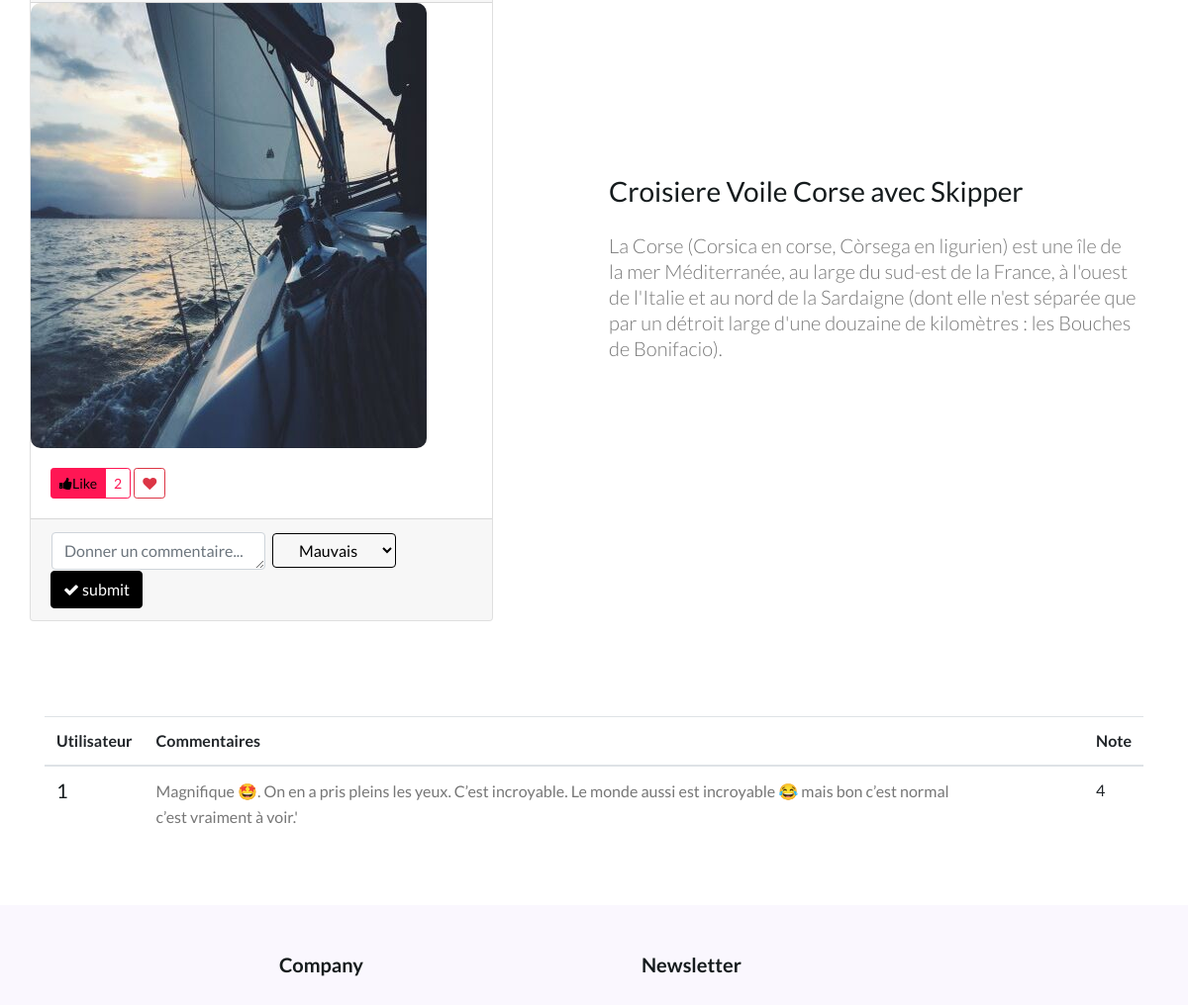
The app's page /detail/1 (signed in, middle part), older data.
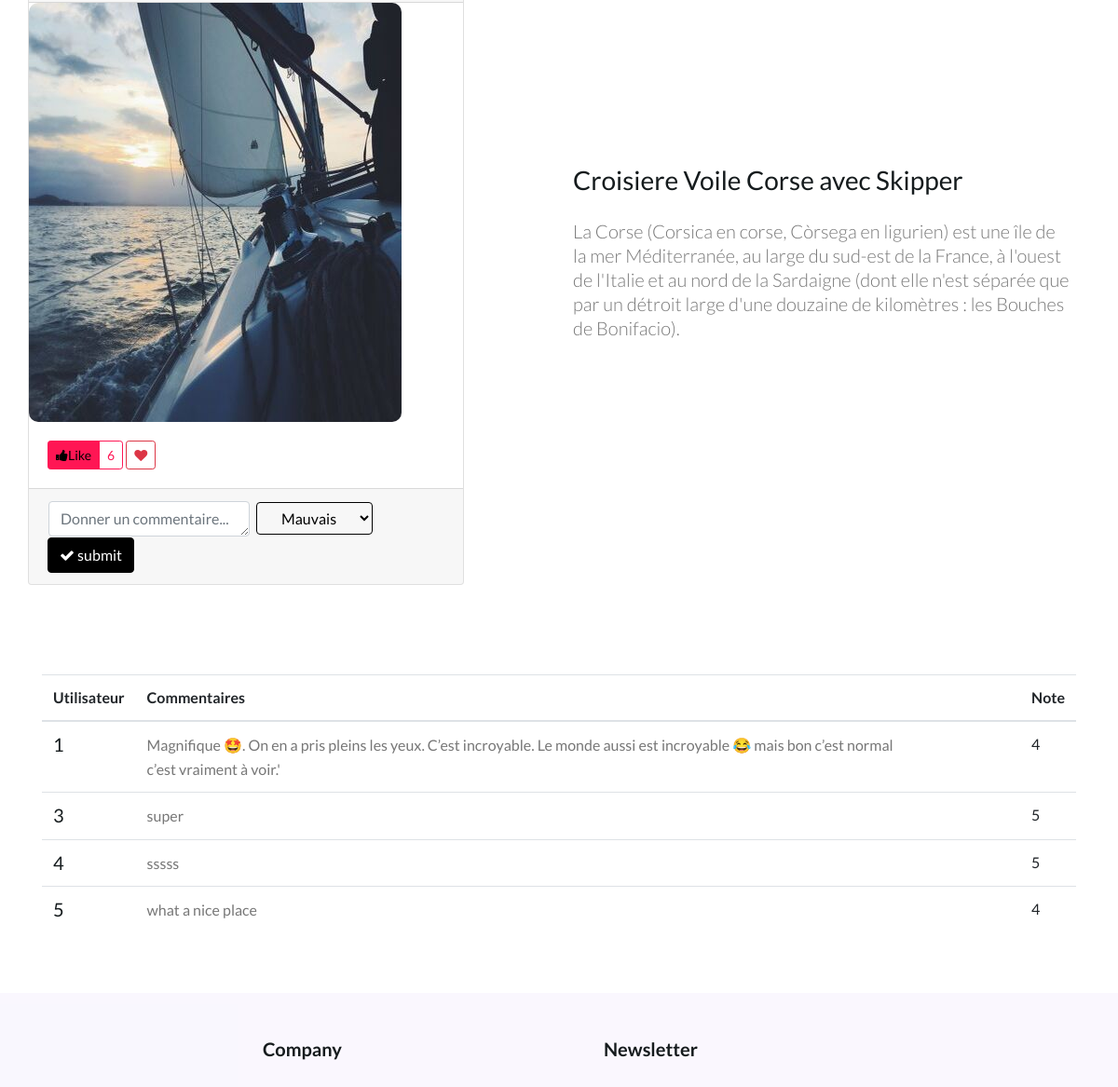
The same page, newer data.
### tables this page shows
CREATE TABLE Lieu(
idLieu INTEGER NOT NULL PRIMARY KEY,
nomLieu VARCHAR(255) NOT NULL,
descLieu VARCHAR(255), 
dureeConseillee INTEGER, 
prix INTEGER,
idVille INTEGER NOT NULL,
CONSTRAINT fk_Ville
	FOREIGN KEY (idVille)
	REFERENCES Ville(idVille)
	ON DELETE CASCADE
);

CREATE TABLE Commentaire(
idCo INTEGER NOT NULL PRIMARY KEY,
descCo VARCHAR (255), 
note INTEGER CHECK(note>=0 AND note<=5), 
idUti INTEGER NOT NULL, 
idLieu INTEGER NOT NULL, 
CONSTRAINT fk_Uti
	FOREIGN KEY(idUti)
	REFERENCES Utilisateur(idUti)
	ON DELETE CASCADE, 
CONSTRAINT fk_Lieu
	FOREIGN KEY(idLieu)
	REFERENCES Lieu(idLieu)
	ON DELETE CASCADE
);

### test.py (the view)
@app.route('/detail/<int:lieu_id>')
def detail_page(lieu_id):
    con = connection()
    query = f'''select nomLieu, descLieu, nomVille, idLieu from lieu, ville where lieu.idville = ville.idville and idLieu = {lieu_id};'''
    res = select_donne(con, query)
    query_nb_like = f'''select count(idLieu) from liker where idLieu = {lieu_id};'''
    print(res)
    nb_like = select_donne(connection(), query_nb_like)[0][0]
    like_flag = False
    if 'logged_in' in session.keys() and session['logged_in']:
        query_like = f'''select nb_like from liker where idLieu = {lieu_id} and idUti = {session['userid']};'''
        like = select_donne(connection(), query_like)
        if len(like) > 0:
            like_flag = True
        else:
            like_flag = False
    query_commentaire = f'''select idCo, note, descCo from commentaire where idLieu= {lieu_id};'''
    commentaires = select_donne(connection(), query_commentaire)
    path = f'assets/images/lieu/{lieu_id}.jpg'
    print("nubmer", nb_like)
    return render_template('detail.html', infos=res, path=path, nb=nb_like, like_flag=like_flag, commentaires=commentaires)

### test.py (called while the page is built)
def connection():
    if not os.path.exists('db/novage_db.sqlite3'):
        print(f"Le fichier {'db/novage_db.sqlite3'} n'existe pas")
        connection = None
    else:
        try:
            connection = sqlite3.connect('db/novage_db.sqlite3')
            print("Connection to SQLite réussi")
        except OSError as e:
            print(f"The error {e} occured")
    return connection

def select_donne(connect, query):
    cursor = connect.cursor()
    try:
        cursor.execute(query)
    except EOFError as e:
        print("Error execute query!")
    result = cursor.fetchall()
    connect.close()
    return result

### templates/detail.html (shortened to what this page needs)
{% extends "layout_contenu.html" %}
{% block bar %}
 <div class="grids-1 py-5">
      <div class="container">
        <div class="row cols-xs-space cols-sm-space align-items-center">
          <div class="col-lg-6 row">
              <div class="card">
                <div class="card-image">
                  <img src="{{ url_for('static', filename=path) }}" class="img-fluid">
                </div>
                <div class="card-body">
                    <div class="btn-group btn-action-label" role="group" aria-label="Like">
                        <button type="button" class="btn btn-sm btn-secondary btn-action"><a href="{{ url_for('add_like', lieu_id=infos[0][3]) }}"><i class="fa fa-thumbs-up"></i><span>Like</span></a></button>
                        <p class="btn btn-sm btn-outline-secondary btn-label">{{ nb }}</p>
                    </div>
                    <div class="btn-group btn-action-label" role="group" aria-label="Like">
                        <a href="{{ url_for('addfavos_page', lieu_id=infos[0][3]) }}" class="btn btn-sm btn-outline-danger btn-label"><i class="fa fa-heart"></i></a>
                    </div>
                  </div>
                <div class="card-footer">
                  <div class="row ">
                    <div class="col-10 ">
                      <form method="post" action="{{ url_for('add_comm', lieu_id=infos[0][3]) }}" class="card-comment-box" role="form">
                            <table>
                                <tr >
                                    <td ><textarea id="com" name="com" cols="30" rows="1" class="form-control textarea-autosize"
                          placeholder="Donner un commentaire..."></textarea></td>
                                    <td>&nbsp;</td>
                                    <td >
                                        <select name="note" class="btn btn-outline-primary dropdown-toggle" type="button" ></option>
                                            <option value="1">Mauvais</option>
                                        </select>
                                    </td>
                                </tr>
                            </table>
                          <button type="submit" class="btn btn-primary"><i id="addCom" class="fa fa-check"></i> submit</button>
                      </form>
                    </div>
                  </div>
                </div>
              </div>
          </div>
          <div class="col-lg-6 ml-lg-auto">
              <h3 class="heading h3">
                {{ infos[0][0] }}
              </h3>
              <p class="lead text-gray mt-4">{{ infos[0][1] }}
              </p>
          </div>
        </div>
      </div>
  </div>
  <section class="grids-1 py-5">
    <div class="container img-center">
    <table class="table table-hover table-cards align-items-center">
    <thead>
        <tr>
            <th scope="col">Utilisateur</th>
            <th scope="col">Commentaires</th>
            <th scope="col">Note</th>
        </tr>
    </thead>
    <tbody>
    {% for com in commentaires %}
        <tr class="bg-white">
            <th scope="row">
                <div class="media align-items-center">
                    <div class="media-body">
                        <h6 class="h5 font-weight-normal mb-0">{{ com[0] }}</h6>
                    </div>
                </div>
            </th>
            <td> <div style="width: 90%"> <p name="{{ com[0] }}"  class="card-text">{{ com[2] }}</p> </div> </td>
            <td>{{ com[1] }}</td>
        </tr>
    {%  endfor %}
    </tbody>
</table>
    </div>
  </section>
{% endblock %}

### templates/layout_contenu.html (shortened to what this page needs)
{% extends "layout.html" %}
{% block content %}
{% block bar %}
    {% endblock %}
{% endblock %}

### templates/layout.html (shortened to what this page needs)
<!doctype html>
<html lang="zxx">
<head>
  {% block styles %}
  <link rel="stylesheet" href="{{ url_for('static',filename='assets/css/style-starter.css')}}">
  {% endblock %}
</head>
<body>
  {% block content %}
  {%  endblock %}
  <footer>
    <section class="w3l-footer">
      <div class="w3l-footer-16-main py-5">
        <div class="container">
          <div class="row">
            <div class="col-lg-6 column">
              <div class="row">
                <div class="col-md-4 column footer-c">
                  <h3>Company</h3>
                  <br>
                </div>
              </div>
            </div>
            <div class="col-lg-6 col-md-12 column pl-lg-5 column4 mt-lg-0 mt-5 ">
              <h3>Newsletter </h3>
            </div>
          </div>
        </div>
      </div>
    </section>
  </footer>
</body>
</html>

Row changes from the older to the newer data that the page shows:
added Commentaire: idCo "3", descCo "super", note "5"
added Commentaire: idCo "4", descCo "sssss", note "5"
added Commentaire: idCo "5", descCo "what a nice place", note "4"
Text that changed along with them:
{{ nb }}: "2" → "6"
